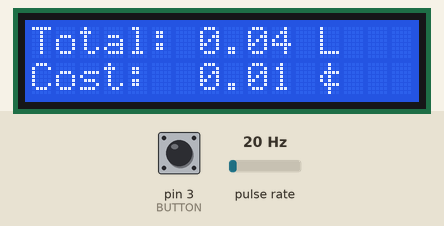
The sketch below on a simulated Arduino Nano, built with avr-gcc and run on an emulated ATmega328P. Parts: 16×2 character LCD. Wiring (inferred from the names in the program): pulse sensor: data pin 2. The inputs (shaded band) are chosen by the test bench; at power-on: pin 3 (BUTTON) HIGH, pulse rate 20 Hz.

Above: at 1.2 s.
1.3 s: pin 3 (BUTTON) pulled LOW for 0.15 s
At 1.52 s:
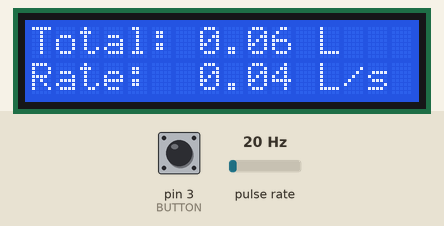
2.0 s: pulse rate (sensor on pin 2) set to 4 Hz
At 3.5 s:
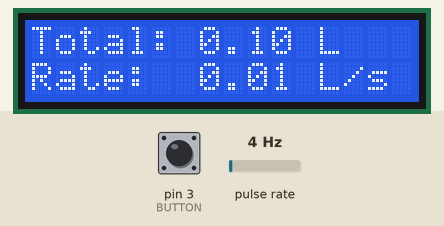
3.7 s: pin 3 (BUTTON) pulled LOW for 1 s
At 3.77 s:
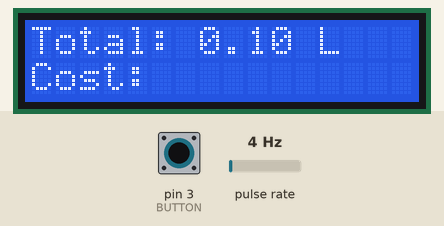
6.2 s: pulse rate (sensor on pin 2) set to 50 Hz
At 6.74 s:
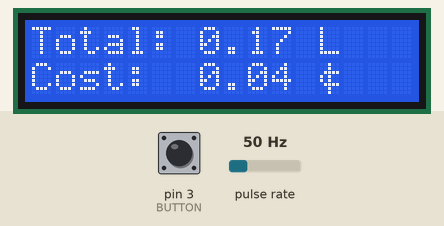
8.3 s: pulse rate (sensor on pin 2) set to 100 Hz
At 8.56 s:
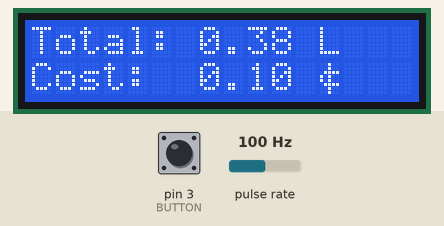
Timing chart, 0 to 10.9 s (numbered marks = the images above; inputs shaded):
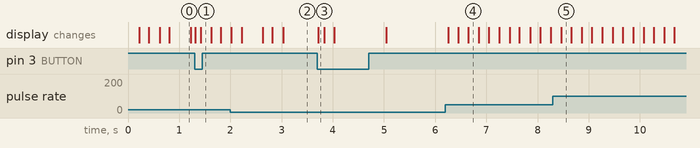

Measured:
- after the input at 1.3 s, the display: first changes at once (image 1 shows a later state)
- after the input at 3.7 s, the display: changes at once (image 3)
- what the display in image 0 shows lasts 0.4 s, from 0.8 s to 1.2 s

The sketch:

Shower_Monitor.ino
```cpp
// (licence header left out)
/* This program runs on an Arduino Nano microcontroller.
   The device is a shower water monitor, which displays
   the total water, in litres, the cost of the water, and
   the real-time flow rate. The flow sensor used gives
   450 pulses per litre, therefore each pulse is 1/450th
   of a litre added.

   If the shower is running, the front-panel button toggles
   between the two display modes. Mode 0 shows the flow
   rate in litres per second. Mode 1 shows the cost of water
   used, in cents (¢). The total water, in litres, is always
   shown on the top of the screen regardless of the mode.

   If the shower is not running, the front-panel button
   clears the total volume of water and total cost. This
   prevents the user from accidentally clearing the total
   while the shower is running.

   The hardware connections are described below:
    - Sensor on pin D2 (int0)
    - Button on pin D3 (int1)
    - LCD SCL on pin A5
    - LCD SDA on pin A4
*/

#include <LiquidCrystal_I2C.h>

const byte SENSOR = 2;     // sensor on digital pin 2 (int0)
const byte BUTTON = 3;     // button on digital pin 3 (int1)
const byte ADDRESS = 0x27; // i2c address for the LCD (0x3F & 0x27 are common)

const float CONVERSION = 450.0; // keep this uncommented for litres
// const float CONVERSION = 1703.0; // uncomment this and delete the line above for gallons

unsigned long count = 0;      // number of pulses from flow sensor (one pulse is 1/450th of a litre)
unsigned long last_count = 0; // timer to track last pulse from sensor
unsigned long last_time = 0;  // timer to track last LCD update
const int INTERVAL = 200;     // refresh rate for screen readout
const float COST_PER_LITRE = 0.2523; // cost per litre, in cents, from city website
unsigned long debounce = 0;   // timer for button debounce

bool mode_changed = true; // a flag to update the text label "Rate:" or "Cost:"
bool watering = false;    // a flag to indicate if the shower is running
bool mode = false;        // show flow rate if true, or cost if false

LiquidCrystal_I2C lcd(ADDRESS, 2, 1, 0, 4, 5, 6, 7, 3, POSITIVE);

// The cent sign (¢) is not included in the default character set.
// Therefore, we must create a custom character.
// This was done with the help of this online tool:
// https://maxpromer.github.io/LCD-Character-Creator/
byte cent_sign[] = {
  B00100,
  B00100,
  B01111,
  B10100,
  B10100,
  B01111,
  B00100,
  B00100
};

void setup() {

  // Set pin functions & enable internal pull-up resistors
  pinMode(SENSOR, INPUT_PULLUP);
  pinMode(BUTTON, INPUT_PULLUP);

  // Initialize interrupts
  attachInterrupt(digitalPinToInterrupt(SENSOR), sensor_pulse, FALLING);
  attachInterrupt(digitalPinToInterrupt(BUTTON), button_press, FALLING);

  // Initialize LCD
  lcd.begin(16, 2);
  lcd.createChar(0, cent_sign);
  lcd.backlight();
  lcd.clear();
  lcd.print("Total:");
}

void loop() {

  // if the mode has changed, print the updated text label
  if (mode_changed) {
    lcd.setCursor(0, 1); // move to second line
    if (mode)
      lcd.print("Rate:           "); // white space is to clear any extraneous characters
    else
      lcd.print("Cost:           "); // white space is to clear any extraneous characters
    mode_changed = false; // clear flag
  }

  // more than INTERVAL-time has passed, so update the screen
  if (abs(millis() - last_time) > INTERVAL) {
    last_time = millis(); // set last update time to present time
    lcd.setCursor(7, 0);
    lcd.print(String(count / CONVERSION) + " L  "); // calcluate and print total litres
    lcd.setCursor(7, 1);
    if (mode) { // flow-rate mode, display current flow rate
      lcd.print(String(1000 * (count - last_count) / CONVERSION / INTERVAL) + (" L/s   "));
    }
    else { // cost mode, display total cost
      lcd.print(String(COST_PER_LITRE * count / CONVERSION) + " ");
      lcd.write(byte(0)); // print cents sign (¢)
      lcd.print("   "); // print trailing spaces to clear extraneous chars
    }

    // this is how we determine if the shower is running
    if (last_count == count)
      watering = false; // shower is off
    else
      watering = true; // shower is on

    last_count = count;
  }

}

void sensor_pulse() {
  count++; // increase count by one
}

void button_press() {
  if (abs(millis() - debounce) > 250) { // debounce delay to prevent unwanted button presses
    debounce = millis(); // reset debounce timer
    if (watering) { // if shower is running, the button toggles the mode
      mode = !mode;
      mode_changed = true; // raise flag
    }
    else { // if the shower is off, the button clears the total
      count = 0;
      last_count = 0;
    }
  }
}
```
